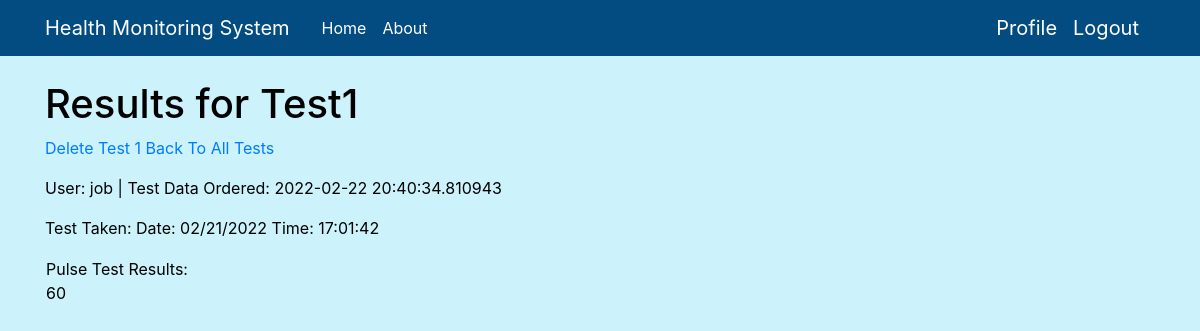
/open_packet/job/1 (signed in), run on the app's committed database.
### app.py (models this page shows, shortened)
class Packet(db.Model):
    id = db.Column(db.Integer, primary_key=True)
    body = db.Column(db.String(500))
    timestamp = db.Column(db.DateTime, index=True, default=datetime.utcnow)         # this timestamp represents when the test was ordered
    test_taken = db.Column(db.String(50), index=True, default=None)                 # this timestamp represents when the test was taken
    user_id = db.Column(db.Integer, db.ForeignKey('user.id'))
    test_type = db.Column(db.String(150), default=None)

class User(UserMixin, db.Model):
    id = db.Column(db.Integer, primary_key=True)
    username = db.Column(db.String(64), index=True, unique=True)
    email = db.Column(db.String(120), index=True, unique=True)          # email field format is validated
    DOB = db.Column(db.String(6), index=True, unique=True)              # DOB field format is validated
    password_hash = db.Column(db.String(128))
    packets = db.relationship("Packet", backref='author', lazy='dynamic')
    packet_count = db.Column(db.Integer, index=True)                    # TODO: managing the users packet counter
    admin = db.Column(db.Integer, index=True, default=False)

### app.py (the view)
@app.route('/open_packet/<username>/<packet_id>')
def open_packet(username, packet_id):
    user = User.query.filter_by(username=username).first_or_404()
    return render_template('view_test.html', user=user, packet=Packet.query.get(packet_id))

### app.py (called while the page is built)
@login.user_loader
def load_user(id):
    return User.query.get(int(id))

### templates/view_test.html
{% extends "base.html" %}
{% block content %}
<h1> Results for Test{{packet.id}}</h1>
<p><a href="{{ url_for('deletetest', username=current_user.username, packet_id=packet.id) }}">Delete Test {{packet.id}}</a>
<a href="{{ url_for('user', username=current_user.username)}}">Back To All Tests</a></p>
<p><td>User: {{packet.author.username}}  | Test Data Ordered: {{packet.timestamp}}</td></p>
<p>Test Taken: {{packet.test_taken}}</p>
<table>
    <td> {{packet.test_type}} Test Results:<br>{{ packet.body }} </td>
</table>
{% endblock %}

### static/main.css (style rules this page uses)
body { background: #ccf2fb; color: #000000; margin-top: 5rem; }
h1, h2, h3, h4, h5, h6 { color: #000000; }

### data on the page
Packet: id "1", timestamp "2022-02-22 20:40:34.810943", test_taken "Date: 02/21/2022 Time: 17:01:42", test_type "Pulse", body "60"
User: author.username "job"
